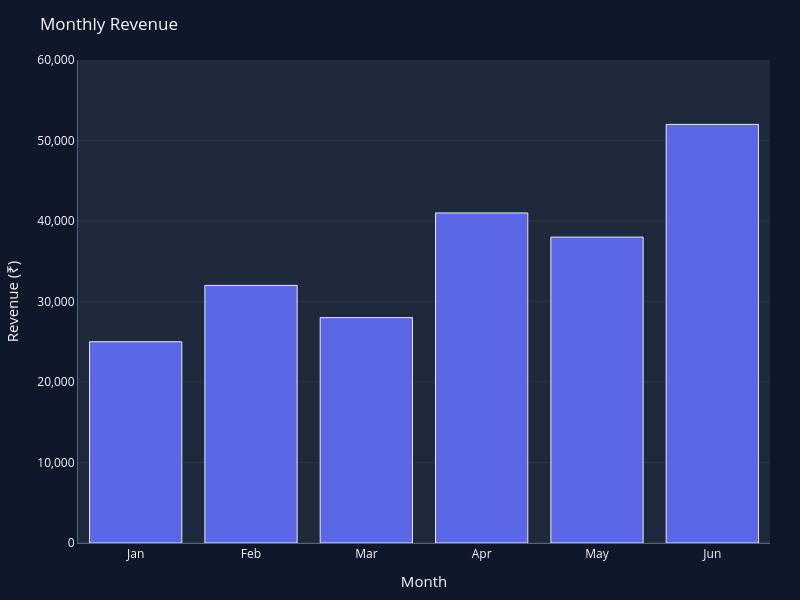

Notebook code for this chart:
### Code cell
import pandas as pd
import plotly.graph_objects as go


# --------------------------------
# 1. Data
# --------------------------------
df = pd.DataFrame({
    "Month": ["Jan", "Feb", "Mar", "Apr", "May", "Jun"],
    "Revenue": [25000, 32000, 28000, 41000, 38000, 52000]
})


# --------------------------------
# 2. Create Figure
# --------------------------------
fig = go.Figure()


# --------------------------------
# 3. Add Bar Trace
# --------------------------------
fig.add_trace(
    go.Bar(
        x=df["Month"],
        y=df["Revenue"],
        name="Revenue"
    )
)


# --------------------------------
# 4. Update Traces
# --------------------------------
fig.update_traces(
    marker=dict(
        line=dict(
            color="white",
            width=1
        )
    ),
    opacity=0.9,

    hovertemplate=
        "<b>%{x}</b><br>"
        "Revenue: ₹%{y:,.0f}"
        "<extra></extra>"
)


# --------------------------------
# 5. Update Layout
# --------------------------------
fig.update_layout(
    title="Monthly Revenue",
    width=800,
    height=600,

    margin=dict(
        l=50,
        r=30,
        t=60,
        b=50
    ),

    paper_bgcolor="#0F172A",
    plot_bgcolor="#1E293B",

    font=dict(
        color="#F8FAFC"
    ),

    template="plotly_dark"
)


# --------------------------------
# 6. Update X-Axis
# --------------------------------
fig.update_xaxes(
    title="Month",

    tickangle=0,

    showgrid=False,

    showline=True,

    zeroline=True,

    tickfont=dict(
        size=12
    ),

    title_font=dict(
        size=15
    ),

    categoryorder="array",

    categoryarray=[
        "Jan",
        "Feb",
        "Mar",
        "Apr",
        "May",
        "Jun"
    ]
)


# --------------------------------
# 7. Update Y-Axis
# --------------------------------
fig.update_yaxes(
    title="Revenue (₹)",

    showgrid=True,

    showline=True,

    zeroline=True,

    tickfont=dict(
        size=12
    ),

    title_font=dict(
        size=15
    ),

    range=[0, 60000],

    dtick=10000,

    tickformat=",.0f"
)


# --------------------------------
# 8. Show Figure
# --------------------------------
fig.show()

### Figure 1 — Plotly figure (JSON) as saved in the notebook; plotly's stock layout.template omitted (floating-point values rounded to 4 significant figures)
{"data": [{"hovertemplate": "<b>%{x}</b><br>Revenue: ₹%{y:,.0f}<extra></extra>", "marker": {"line": {"color": "white", "width": 1}}, "name": "Revenue", "opacity": 0.9, "type": "bar", "x": ["Jan", "Feb", "Mar", "Apr", "May", "Jun"], "y": [25000, 32000, 28000, 41000, 38000, 52000]}], "layout": {"font": {"color": "#F8FAFC"}, "height": 600, "margin": {"b": 50, "l": 50, "r": 30, "t": 60}, "paper_bgcolor": "#0F172A", "plot_bgcolor": "#1E293B", "title": {"text": "Monthly Revenue"}, "width": 800, "xaxis": {"categoryarray": ["Jan", "Feb", "Mar", "Apr", "May", "Jun"], "categoryorder": "array", "showgrid": false, "showline": true, "tickangle": 0, "tickfont": {"size": 12}, "title": {"font": {"size": 15}, "text": "Month"}, "zeroline": true}, "yaxis": {"dtick": 10000, "range": [0, 60000], "showgrid": true, "showline": true, "tickfont": {"size": 12}, "tickformat": ",.0f", "title": {"font": {"size": 15}, "text": "Revenue (₹)"}, "zeroline": true}}}
